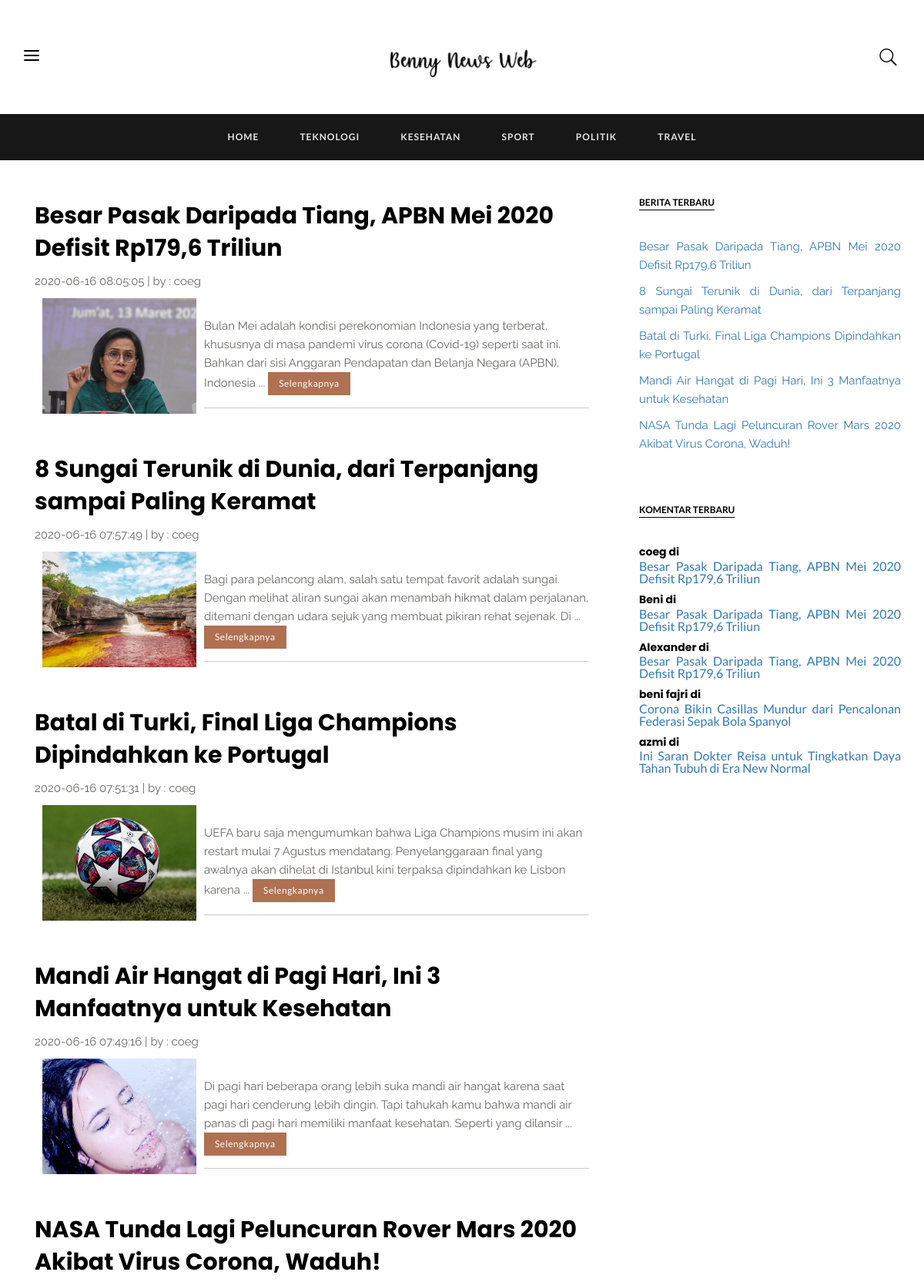
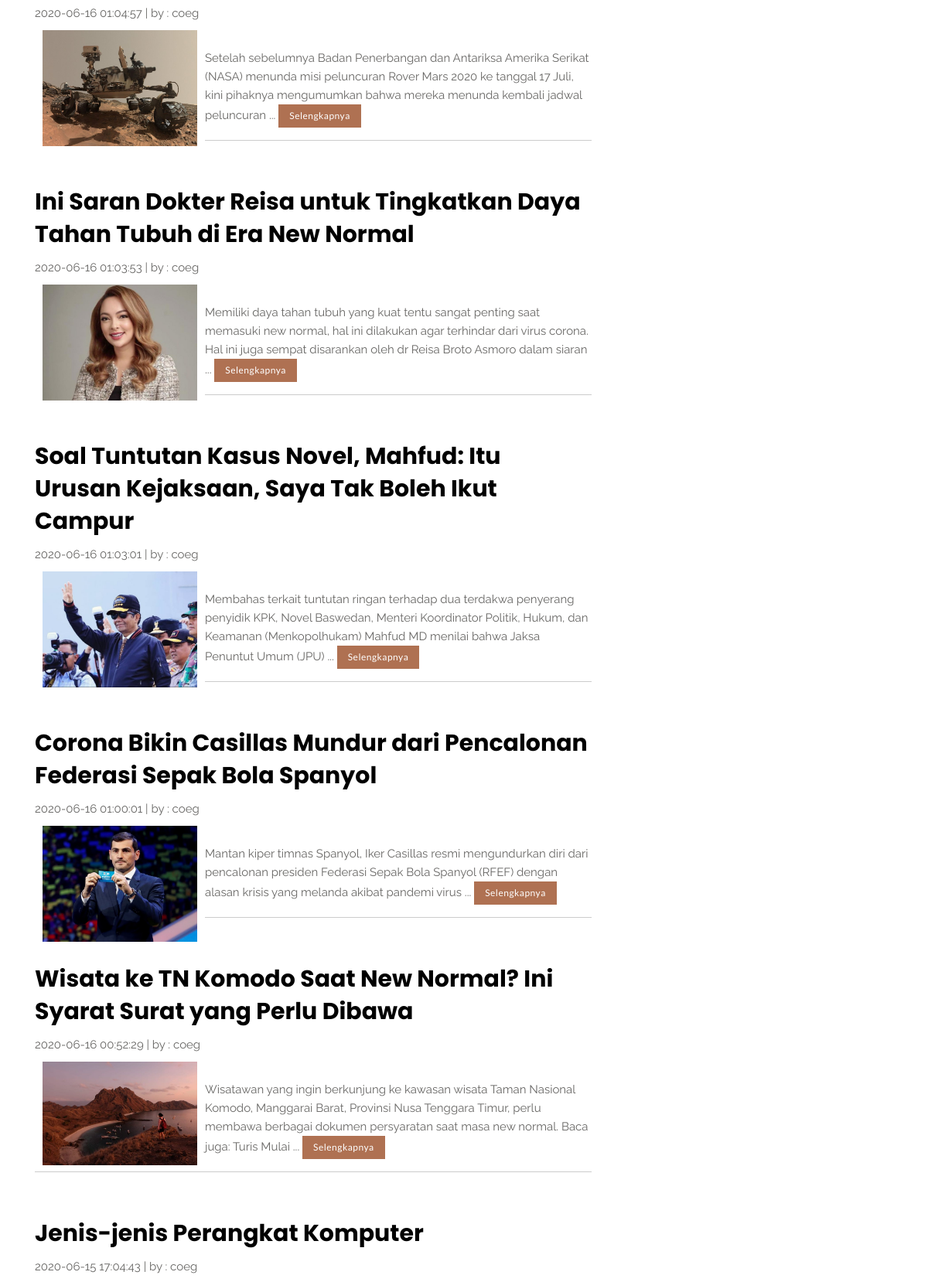
The page / (upper part) on the database its author committed (2 pictures, top to bottom).
### tables this page shows
CREATE TABLE `berita` (
  `id_berita` int(11) NOT NULL,
  `id_kategori` int(11) NOT NULL,
  `id_user` int(11) NOT NULL,
  `judul` varchar(255) NOT NULL,
  `isi_berita` text NOT NULL,
  `gambar` varchar(100) NOT NULL,
  `tgl_posting` timestamp NOT NULL DEFAULT current_timestamp() ON UPDATE current_timestamp()
);

CREATE TABLE `user` (
  `id` int(11) NOT NULL,
  `username` varchar(50) NOT NULL,
  `password` varchar(50) NOT NULL,
  `level` varchar(50) NOT NULL
);

CREATE TABLE `komentar` (
  `id_komentar` int(11) NOT NULL,
  `id_berita` int(11) NOT NULL,
  `nama` varchar(100) NOT NULL,
  `email` varchar(100) NOT NULL,
  `isi_komentar` tinytext NOT NULL,
  `date_created` timestamp NOT NULL DEFAULT current_timestamp()
);

### index.php (the view, shortened to what this page needs)
<!DOCTYPE html>
<html class="no-js" lang="">
<head>
    <link rel="stylesheet" href="assets/css/font-awesome.min.css">
    <link rel="stylesheet" href="assets/css/elegent-icons.css">
    <link rel="stylesheet" href="assets/css/bootstrap.min.css">
    <link rel="stylesheet" href="assets/css/owl.carousel.css">
    <link rel="stylesheet" href="assets/css/style.css">
    <link rel="stylesheet" href="assets/css/header.css">
    <link rel="stylesheet" href="assets/css/themes.css">
    <link rel="stylesheet" href="assets/css/responsive.css">
</head>
<body>
    <div class="overlay-wrapper">
        <header class="masthead">
            <div class="header-top">
                <div class="container">
                    <div class="side-menu-trigger"><span class="trigger-icon"><i class="icon_menu"></i></span></div>
                    <a class="navbar-brand hidden-xs" href="./"><img src="assets/webbenny-01.png" alt="Site Logo"></a>
                    <div class="menu-search">
                        <div class="form-trigger"><i class="icon_search"></i></div>
                    </div>
                </div>
            </div>
            <div class="header-bottom">
                <div class="container">
                    <nav class="navbar navbar-default">
                        <div id="main-menu" class="collapse navbar-collapse">
                            <ul class="nav navbar-nav">
                               <li class="menu-item menu-item-has-children">
                                    <a href="index.php">Home</a>
                                </li>
                               <li class="menu-item">
                                    <a href="?module=teknologi">Teknologi</a>
                                </li>
                                <li class="menu-item">
                                    <a href="?module=kesehatan">Kesehatan</a>
                                </li>
                                <li class="menu-item"><a href="?module=sport">Sport</a></li>
                                <li class="menu-item"><a href="?module=politik">Politik</a></li>
                                <li class="menu-item"><a href="?module=travel">Travel</a></li>
                            </ul>
                        </div>
                    </nav>
                </div>
            </div>
        </header>
        <section class="main-content">
            <div class="padding">
                <div class="container">
                    <div class="row">
                        <div class="col-sm-8">
                            <div class="default-posts-left">
                              <main class="container-fluid">
                                  <?php
                                    include 'main.php';
                                  ?>
                              </main>
                            </div>
                       </div>
                       <div class="col-sm-4">
                        <aside class="sidebar text-justify">
                            <div class="widget">
                                <h3 class="widget-title">Berita Terbaru</h3>
                                <div class="widget-details">
                                     <main role="main">
                                     <?php
                                            $sebelum = mysqli_query($koneksi,"SELECT * FROM berita ORDER BY id_berita DESC LIMIT 5");
                                                while($s=mysqli_fetch_array($sebelum)){
                                                echo "<p><a href=?module=detailberita&id=$s[id_berita]>$s[judul]</a></p>";
                                                    }
                                             ?>
                                        </main>
                                </div>
                            </div>
                            <div class="widget">
                                <h3 class="widget-title">Komentar Terbaru</h3>
                                <div class="widget-details">
                                     <main role="main">
                                     <?php
                                            $komentar1 = mysqli_query($koneksi,"SELECT nama,judul,komentar.id_berita FROM komentar join berita where komentar.id_berita = berita.id_berita ORDER BY id_komentar DESC LIMIT 5");
                                                while($s=mysqli_fetch_array($komentar1)){
                                                echo "<p><h5>$s[nama] di </h5><a href=?module=detailberita&id=$s[id_berita]>$s[judul]<br></a></p>";
                                                    }
                                             ?>
                                        </main>
                                </div>
                            </div>
                            </div>
                    </div>
                </div>
            </div>
    </section>
</div>
</body>
</html>

### main.php (shortened to what this page needs)
<!DOCTYPE html>
<html>
<head>
	 <link rel="stylesheet" href="assets/css/themes.css">
</head>
<body>
	<div class="blog-post">
		<?php
			include "admin/koneksi.php";
			if($_GET['module'] ==''){
				$terkini = mysqli_query($koneksi,"SELECT * FROM berita ORDER BY id_berita DESC");
				while($t=mysqli_fetch_array($terkini)){
					$u = mysqli_query($koneksi,"SELECT * FROM user WHERE id='$t[id_user]'");
					$nu=mysqli_fetch_array($u);
					echo "<a href=?module=detailberita&id=$t[id_berita]><h2 class='blog-post-title'>$t[judul]</h2></a>";
					echo "<p class='blog-post-meta'>$t[tgl_posting] | by : $nu[username]</p>";
					if($t['gambar']!=''){
						echo "<img src='admin/foto_berita/$t[gambar]' width=200 height=100 hspace=10 border=0 align=left>";
					}
					$isi_berita = htmlentities(strip_tags($t['isi_berita']));
					$isi = substr($isi_berita, 0,210);
					$isi = substr($isi_berita, 0,strrpos($isi," "));
					echo "<p><br>$isi ... <a class=btn href=?module=detailberita&id=$t[id_berita]>Selengkapnya</a> <br><hr color=white><br><br></p>";
				}
			}
			elseif($_GET['module'] =='b_terbaru'){
                $sebelum = mysqli_query($koneksi,"SELECT * FROM berita ORDER BY id_berita DESC LIMIT 5");
                while($s=mysqli_fetch_array($sebelum)){
                echo "<p><a href=?module=detailberita&id=$s[id_berita]>$s[judul]</a></p>";
                    }
			}
		?>
	</div>
</body>
</html>

### assets/css/style.css (style rules this page uses)
html, body { background: #fff; font-family: 'Lato', 'Poppins', 'Raleway', sans-serif; font-size: 16px; line-height: 1; margin: 0 !important; padding: 0 !important; position: relative; -webkit-font-smoothing: antialiased; -moz-font-smoothing: antialiased; text-rendering: optimizeLegibility !important; -ms-text-size-adjust: 100%; -webkit-text-size-adjust: 100%; -webkit-overflow-scrolling: touch; -moz-overflow-scrolling: touch; -ms-overflow-scrolling: touch; -o-overflow-scrolling: touch; overflow-scrolling: touch; }
hr { display: block; height: 1px; border: 0; border-top: 1px solid #ccc; margin: 1em 0; padding: 0; }
audio, canvas, iframe, img, svg, video { vertical-align: middle; }
html { font-family: sans-serif; -ms-text-size-adjust: 100%; -webkit-text-size-adjust: 100%; }
body { margin: 0; }
article, aside, details, figcaption, figure, footer, header, hgroup, main, menu, nav, section, summary { display: block; }
a { background-color: transparent; }
img { border: 0; }
hr { box-sizing: content-box; height: 0; }

### assets/css/header.css (style rules this page uses)
a { -webkit-transition: all .25s ease; -moz-transition: all .25s ease; -ms-transition: all .25s ease; -o-transition: all .25s ease; transition: all .25s ease; }
.overlay-wrapper { position: relative; z-index: 0; perspective: 1000px; -webkit-transition: -webkit-transform 0.35s; transition: transform 0.35s; }
.overlay-wrapper:before { content: ''; background: rgba(0, 0, 0, 0.2); height: 100%; width: 100%; left: 0; top: 0; opacity: 0; position: absolute; z-index: -1; -webkit-transition: all 0.35s ease; -moz-transition: all 0.35s ease; -ms-transition: all 0.35s ease; -o-transition: all 0.35s ease; transition: all 0.35s ease; }
header .header-top { padding: 4.35% 0; }
header .header-top .container { position: relative; }
header .header-top .side-menu-trigger { color: #000; cursor: pointer; font-size: 32px; left: 10px; top: 50%; position: absolute; -webkit-transform: translate(0, -50%); -moz-transform: translate(0, -50%); -ms-transform: translate(0, -50%); -o-transform: translate(0, -50%); transform: translate(0, -50%); }
header .header-top .navbar-brand { display: block; float: none; height: 44px; width: 206px; margin: 0 auto; padding: 0; text-align: center; }
header .header-top .navbar-brand img { margin: 0 auto; max-width: 206px; }
header .menu-search { height: 30px; right: 15px; top: 50%; overflow: hidden; position: absolute; width: 30px; z-index: 3; -webkit-transition: width 0.3s; -moz-transition: width 0.3s; transition: width 0.3s; -webkit-backface-visibility: hidden; -webkit-transform: translate(0, -50%); -moz-transform: translate(0, -50%); -ms-transform: translate(0, -50%); -o-transform: translate(0, -50%); transform: translate(0, -50%); }
header .menu-search .form-trigger { cursor: pointer; color: #000; font-size: 22px; height: 30px; line-height: 30px; right: 0; position: absolute; text-align: center; width: 30px; z-index: 2; -webkit-transform: rotate(270deg); -moz-transform: rotate(270deg); -ms-transform: rotate(270deg); -o-transform: rotate(270deg); transform: rotate(270deg); }
header .header-bottom { background: #171717; overflow: hidden; }
header .navbar-default { background: transparent; border: none; border-radius: 0; margin: 0; padding: 0; }
header .navbar-default .navbar-nav { margin: 0; padding: 0; }
header .navbar-default .navbar-nav li { display: inline-block; font-family: 'Lato', sans-serif; font-size: 12px; font-weight: 700; letter-spacing: 1px; text-transform: uppercase; }
header .navbar-default .navbar-nav li a { color: #e4e4e4; display: inline-block; line-height: 60px; padding: 0 25px; }
header .navbar-default .navbar-nav li.menu-item-has-children { position: relative; }
@media (min-width: 768px) { header .navbar-default .navbar-nav { float: none; text-align: center; } }
@media (min-width: 768px) { header .navbar-default .navbar-nav li { float: none; } }

### rows shown on the page
berita: judul "Besar Pasak Daripada Tiang, APBN Mei 2020 Defisit Rp179,6 Triliun", tgl_posting "2020-06-16 08:05:05", id_user.username "coeg", gambar (picture), isi_berita "Bulan Mei adalah kondisi perekonomian Indonesia yang terberat, khususnya di masa pandemi virus corona (Covid-19) seperti saat ini. Bahkan dari sisi Anggaran Pendapatan dan Belanja Negara (APBN), Indonesia"
berita: judul "8 Sungai Terunik di Dunia, dari Terpanjang sampai Paling Keramat", tgl_posting "2020-06-16 07:57:49", id_user.username "coeg", gambar (picture), isi_berita "Bagi para pelancong alam, salah satu tempat favorit adalah sungai. Dengan melihat aliran sungai akan menambah hikmat dalam perjalanan, ditemani dengan udara sejuk yang membuat pikiran rehat sejenak. Di"
berita: judul "Batal di Turki, Final Liga Champions Dipindahkan ke Portugal", tgl_posting "2020-06-16 07:51:31", id_user.username "coeg", gambar (picture), isi_berita "UEFA baru saja mengumumkan bahwa Liga Champions musim ini akan restart mulai 7 Agustus mendatang. Penyelanggaraan final yang awalnya akan dihelat di Istanbul kini terpaksa dipindahkan ke Lisbon karena"
berita: judul "Mandi Air Hangat di Pagi Hari, Ini 3 Manfaatnya untuk Kesehatan", tgl_posting "2020-06-16 07:49:16", id_user.username "coeg", gambar (picture), isi_berita "Di pagi hari beberapa orang lebih suka mandi air hangat karena saat pagi hari cenderung lebih dingin. Tapi tahukah kamu bahwa mandi air panas di pagi hari memiliki manfaat kesehatan. Seperti yang dilansir"
berita: judul "NASA Tunda Lagi Peluncuran Rover Mars 2020 Akibat Virus Corona, Waduh!", tgl_posting "2020-06-16 01:04:57", id_user.username "coeg", gambar (picture), isi_berita "Setelah sebelumnya Badan Penerbangan dan Antariksa Amerika Serikat (NASA) menunda misi peluncuran Rover Mars 2020 ke tanggal 17 Juli, kini pihaknya mengumumkan bahwa mereka menunda kembali jadwal peluncuran"
berita: judul "Ini Saran Dokter Reisa untuk Tingkatkan Daya Tahan Tubuh di Era New Normal", tgl_posting "2020-06-16 01:03:53", id_user.username "coeg", gambar (picture), isi_berita "Memiliki daya tahan tubuh yang kuat tentu sangat penting saat memasuki new normal, hal ini dilakukan agar terhindar dari virus corona. Hal ini juga sempat disarankan oleh dr Reisa Broto Asmoro dalam siaran"
berita: judul "Soal Tuntutan Kasus Novel, Mahfud: Itu Urusan Kejaksaan, Saya Tak Boleh Ikut Campur", tgl_posting "2020-06-16 01:03:01", id_user.username "coeg", gambar (picture), isi_berita "Membahas terkait tuntutan ringan terhadap dua terdakwa penyerang penyidik KPK, Novel Baswedan, Menteri Koordinator Politik, Hukum, dan Keamanan (Menkopolhukam) Mahfud MD menilai bahwa Jaksa Penuntut Umum (JPU)"
berita: judul "Corona Bikin Casillas Mundur dari Pencalonan Federasi Sepak Bola Spanyol", tgl_posting "2020-06-16 01:00:01", id_user.username "coeg", gambar (picture), isi_berita "Mantan kiper timnas Spanyol, Iker Casillas resmi mengundurkan diri dari pencalonan presiden Federasi Sepak Bola Spanyol (RFEF) dengan alasan krisis yang melanda akibat pandemi virus"
berita: judul "Wisata ke TN Komodo Saat New Normal? Ini Syarat Surat yang Perlu Dibawa", tgl_posting "2020-06-16 00:52:29", id_user.username "coeg", gambar (picture), isi_berita "Wisatawan yang ingin berkunjung ke kawasan wisata Taman Nasional Komodo, Manggarai Barat, Provinsi Nusa Tenggara Timur, perlu membawa berbagai dokumen persyaratan saat masa new normal. Baca juga: Turis Mulai"
berita: judul "Jenis-jenis Perangkat Komputer", tgl_posting "2020-06-15 17:04:43", id_user.username "coeg"
komentar: nama "coeg", id_berita.judul "Besar Pasak Daripada Tiang, APBN Mei 2020 Defisit Rp179,6 Triliun"
komentar: nama "Beni", id_berita.judul "Besar Pasak Daripada Tiang, APBN Mei 2020 Defisit Rp179,6 Triliun"
komentar: nama "Alexander", id_berita.judul "Besar Pasak Daripada Tiang, APBN Mei 2020 Defisit Rp179,6 Triliun"
komentar: nama "beni fajri", id_berita.judul "Corona Bikin Casillas Mundur dari Pencalonan Federasi Sepak Bola Spanyol"
komentar: nama "azmi", id_berita.judul "Ini Saran Dokter Reisa untuk Tingkatkan Daya Tahan Tubuh di Era New Normal"
